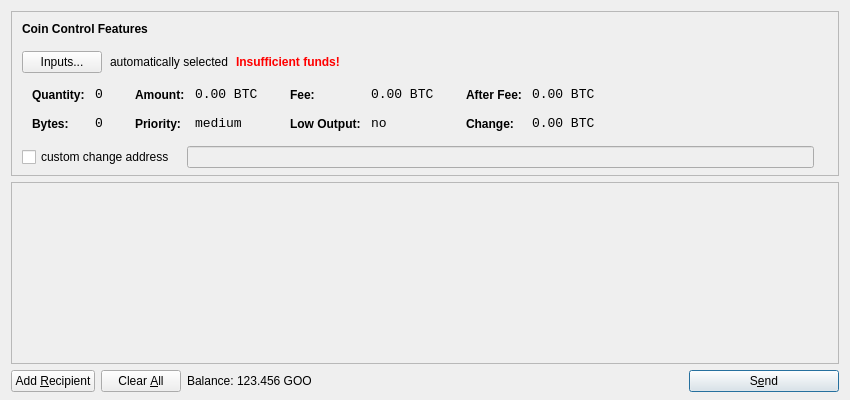
<?xml version="1.0" encoding="UTF-8"?>
<ui version="4.0">
 <class>SendCoinsDialog</class>
 <widget class="QDialog" name="SendCoinsDialog">
  <property name="geometry">
   <rect>
    <x>0</x>
    <y>0</y>
    <width>850</width>
    <height>400</height>
   </rect>
  </property>
  <property name="windowTitle">
   <string>Send Coins</string>
  </property>
  <layout class="QVBoxLayout" name="verticalLayout" stretch="0,1,0">
   <property name="bottomMargin">
    <number>8</number>
   </property>
   <item>
    <widget class="QFrame" name="frameCoinControl">
     <property name="sizePolicy">
      <sizepolicy hsizetype="Expanding" vsizetype="Expanding">
       <horstretch>0</horstretch>
       <verstretch>0</verstretch>
      </sizepolicy>
     </property>
     <property name="maximumSize">
      <size>
       <width>16777215</width>
       <height>16777215</height>
      </size>
     </property>
     <property name="frameShape">
      <enum>QFrame::StyledPanel</enum>
     </property>
     <property name="frameShadow">
      <enum>QFrame::Sunken</enum>
     </property>
     <layout class="QVBoxLayout" name="verticalLayoutCoinControl2">
      <property name="spacing">
       <number>-1</number>
      </property>
      <property name="leftMargin">
       <number>0</number>
      </property>
      <property name="topMargin">
       <number>0</number>
      </property>
      <property name="rightMargin">
       <number>0</number>
      </property>
      <property name="bottomMargin">
       <number>6</number>
      </property>
      <item>
       <layout class="QVBoxLayout" name="verticalLayoutCoinControl" stretch="0,0,0,0,1">
        <property name="spacing">
         <number>0</number>
        </property>
        <property name="leftMargin">
         <number>10</number>
        </property>
        <property name="topMargin">
         <number>10</number>
        </property>
        <item>
         <layout class="QHBoxLayout" name="horizontalLayoutCoinControl1">
          <property name="bottomMargin">
           <number>15</number>
          </property>
          <item>
           <widget class="QLabel" name="labelCoinControlFeatures">
            <property name="sizePolicy">
             <sizepolicy hsizetype="Preferred" vsizetype="Maximum">
              <horstretch>0</horstretch>
              <verstretch>0</verstretch>
             </sizepolicy>
            </property>
            <property name="font">
             <font>
              <weight>75</weight>
              <bold>true</bold>
             </font>
            </property>
            <property name="styleSheet">
             <string notr="true">font-weight:bold;</string>
            </property>
            <property name="text">
             <string>Coin Control Features</string>
            </property>
           </widget>
          </item>
         </layout>
        </item>
        <item>
         <layout class="QHBoxLayout" name="horizontalLayoutCoinControl2" stretch="0,0,0,0">
          <property name="spacing">
           <number>8</number>
          </property>
          <property name="bottomMargin">
           <number>10</number>
          </property>
          <item>
           <widget class="QPushButton" name="pushButtonCoinControl">
            <property name="styleSheet">
             <string notr="true"/>
            </property>
            <property name="text">
             <string>Inputs...</string>
            </property>
           </widget>
          </item>
          <item>
           <widget class="QLabel" name="labelCoinControlAutomaticallySelected">
            <property name="text">
             <string>automatically selected</string>
            </property>
            <property name="margin">
             <number>5</number>
            </property>
           </widget>
          </item>
          <item>
           <widget class="QLabel" name="labelCoinControlInsuffFunds">
            <property name="font">
             <font>
              <weight>75</weight>
              <bold>true</bold>
             </font>
            </property>
            <property name="styleSheet">
             <string notr="true">color:red;font-weight:bold;</string>
            </property>
            <property name="text">
             <string>Insufficient funds!</string>
            </property>
            <property name="margin">
             <number>5</number>
            </property>
           </widget>
          </item>
          <item>
           <spacer name="horizontalSpacerCoinControl">
            <property name="orientation">
             <enum>Qt::Horizontal</enum>
            </property>
            <property name="sizeHint" stdset="0">
             <size>
              <width>40</width>
              <height>1</height>
             </size>
            </property>
           </spacer>
          </item>
         </layout>
        </item>
        <item>
         <widget class="QWidget" name="widgetCoinControl" native="true">
          <property name="sizePolicy">
           <sizepolicy hsizetype="Preferred" vsizetype="Preferred">
            <horstretch>0</horstretch>
            <verstretch>0</verstretch>
           </sizepolicy>
          </property>
          <property name="minimumSize">
           <size>
            <width>0</width>
            <height>0</height>
           </size>
          </property>
          <property name="styleSheet">
           <string notr="true"/>
          </property>
          <layout class="QHBoxLayout" name="horizontalLayoutCoinControl5">
           <property name="margin">
            <number>0</number>
           </property>
           <item>
            <layout class="QHBoxLayout" name="horizontalLayoutCoinControl3" stretch="0,0,0,1">
             <property name="spacing">
              <number>20</number>
             </property>
             <property name="topMargin">
              <number>0</number>
             </property>
             <property name="bottomMargin">
              <number>10</number>
             </property>
             <item>
              <layout class="QFormLayout" name="formLayoutCoinControl1">
               <property name="horizontalSpacing">
                <number>10</number>
               </property>
               <property name="verticalSpacing">
                <number>14</number>
               </property>
               <property name="leftMargin">
                <number>10</number>
               </property>
               <property name="topMargin">
                <number>4</number>
               </property>
               <property name="rightMargin">
                <number>6</number>
               </property>
               <item row="0" column="0">
                <widget class="QLabel" name="labelCoinControlQuantityText">
                 <property name="styleSheet">
                  <string notr="true">font-weight:bold;</string>
                 </property>
                 <property name="text">
                  <string>Quantity:</string>
                 </property>
                 <property name="margin">
                  <number>0</number>
                 </property>
                </widget>
               </item>
               <item row="0" column="1">
                <widget class="QLabel" name="labelCoinControlQuantity">
                 <property name="font">
                  <font>
                   <family>Monospace</family>
                   <pointsize>10</pointsize>
                  </font>
                 </property>
                 <property name="cursor">
                  <cursorShape>IBeamCursor</cursorShape>
                 </property>
                 <property name="contextMenuPolicy">
                  <enum>Qt::ActionsContextMenu</enum>
                 </property>
                 <property name="text">
                  <string notr="true">0</string>
                 </property>
                 <property name="margin">
                  <number>0</number>
                 </property>
                 <property name="textInteractionFlags">
                  <set>Qt::LinksAccessibleByMouse|Qt::TextSelectableByKeyboard|Qt::TextSelectableByMouse</set>
                 </property>
                </widget>
               </item>
               <item row="1" column="0">
                <widget class="QLabel" name="labelCoinControlBytesText">
                 <property name="styleSheet">
                  <string notr="true">font-weight:bold;</string>
                 </property>
                 <property name="text">
                  <string>Bytes:</string>
                 </property>
                </widget>
               </item>
               <item row="1" column="1">
                <widget class="QLabel" name="labelCoinControlBytes">
                 <property name="font">
                  <font>
                   <family>Monospace</family>
                   <pointsize>10</pointsize>
                  </font>
                 </property>
                 <property name="cursor">
                  <cursorShape>IBeamCursor</cursorShape>
                 </property>
                 <property name="contextMenuPolicy">
                  <enum>Qt::ActionsContextMenu</enum>
                 </property>
                 <property name="text">
                  <string notr="true">0</string>
                 </property>
                 <property name="textInteractionFlags">
                  <set>Qt::LinksAccessibleByMouse|Qt::TextSelectableByKeyboard|Qt::TextSelectableByMouse</set>
                 </property>
                </widget>
               </item>
              </layout>
             </item>
             <item>
              <layout class="QFormLayout" name="formLayoutCoinControl2">
               <property name="horizontalSpacing">
                <number>10</number>
               </property>
               <property name="verticalSpacing">
                <number>14</number>
               </property>
               <property name="leftMargin">
                <number>6</number>
               </property>
               <property name="topMargin">
                <number>4</number>
               </property>
               <property name="rightMargin">
                <number>6</number>
               </property>
               <item row="0" column="0">
                <widget class="QLabel" name="labelCoinControlAmountText">
                 <property name="styleSheet">
                  <string notr="true">font-weight:bold;</string>
                 </property>
                 <property name="text">
                  <string>Amount:</string>
                 </property>
                 <property name="margin">
                  <number>0</number>
                 </property>
                </widget>
               </item>
               <item row="0" column="1">
                <widget class="QLabel" name="labelCoinControlAmount">
                 <property name="font">
                  <font>
                   <family>Monospace</family>
                   <pointsize>10</pointsize>
                  </font>
                 </property>
                 <property name="cursor">
                  <cursorShape>IBeamCursor</cursorShape>
                 </property>
                 <property name="contextMenuPolicy">
                  <enum>Qt::ActionsContextMenu</enum>
                 </property>
                 <property name="text">
                  <string notr="true">0.00 BTC</string>
                 </property>
                 <property name="textInteractionFlags">
                  <set>Qt::LinksAccessibleByMouse|Qt::TextSelectableByKeyboard|Qt::TextSelectableByMouse</set>
                 </property>
                </widget>
               </item>
               <item row="1" column="0">
                <widget class="QLabel" name="labelCoinControlPriorityText">
                 <property name="styleSheet">
                  <string notr="true">font-weight:bold;</string>
                 </property>
                 <property name="text">
                  <string>Priority:</string>
                 </property>
                </widget>
               </item>
               <item row="1" column="1">
                <widget class="QLabel" name="labelCoinControlPriority">
                 <property name="font">
                  <font>
                   <family>Monospace</family>
                   <pointsize>10</pointsize>
                  </font>
                 </property>
                 <property name="cursor">
                  <cursorShape>IBeamCursor</cursorShape>
                 </property>
                 <property name="contextMenuPolicy">
                  <enum>Qt::ActionsContextMenu</enum>
                 </property>
                 <property name="text">
                  <string>medium</string>
                 </property>
                 <property name="textInteractionFlags">
                  <set>Qt::LinksAccessibleByMouse|Qt::TextSelectableByKeyboard|Qt::TextSelectableByMouse</set>
                 </property>
                </widget>
               </item>
              </layout>
             </item>
             <item>
              <layout class="QFormLayout" name="formLayoutCoinControl3">
               <property name="horizontalSpacing">
                <number>10</number>
               </property>
               <property name="verticalSpacing">
                <number>14</number>
               </property>
               <property name="leftMargin">
                <number>6</number>
               </property>
               <property name="topMargin">
                <number>4</number>
               </property>
               <property name="rightMargin">
                <number>6</number>
               </property>
               <item row="0" column="0">
                <widget class="QLabel" name="labelCoinControlFeeText">
                 <property name="styleSheet">
                  <string notr="true">font-weight:bold;</string>
                 </property>
                 <property name="text">
                  <string>Fee:</string>
                 </property>
                 <property name="margin">
                  <number>0</number>
                 </property>
                </widget>
               </item>
               <item row="0" column="1">
                <widget class="QLabel" name="labelCoinControlFee">
                 <property name="font">
                  <font>
                   <family>Monospace</family>
                   <pointsize>10</pointsize>
                  </font>
                 </property>
                 <property name="cursor">
                  <cursorShape>IBeamCursor</cursorShape>
                 </property>
                 <property name="contextMenuPolicy">
                  <enum>Qt::ActionsContextMenu</enum>
                 </property>
                 <property name="text">
                  <string notr="true">0.00 BTC</string>
                 </property>
                 <property name="textInteractionFlags">
                  <set>Qt::LinksAccessibleByMouse|Qt::TextSelectableByKeyboard|Qt::TextSelectableByMouse</set>
                 </property>
                </widget>
               </item>
               <item row="1" column="0">
                <widget class="QLabel" name="labelCoinControlLowOutputText">
                 <property name="styleSheet">
                  <string notr="true">font-weight:bold;</string>
                 </property>
                 <property name="text">
                  <string>Low Output:</string>
                 </property>
                </widget>
               </item>
               <item row="1" column="1">
                <widget class="QLabel" name="labelCoinControlLowOutput">
                 <property name="font">
                  <font>
                   <family>Monospace</family>
                   <pointsize>10</pointsize>
                  </font>
                 </property>
                 <property name="cursor">
                  <cursorShape>IBeamCursor</cursorShape>
                 </property>
                 <property name="contextMenuPolicy">
                  <enum>Qt::ActionsContextMenu</enum>
                 </property>
                 <property name="text">
                  <string>no</string>
                 </property>
                 <property name="textInteractionFlags">
                  <set>Qt::LinksAccessibleByMouse|Qt::TextSelectableByKeyboard|Qt::TextSelectableByMouse</set>
                 </property>
                </widget>
               </item>
              </layout>
             </item>
             <item>
              <layout class="QFormLayout" name="formLayoutCoinControl4">
               <property name="horizontalSpacing">
                <number>10</number>
               </property>
               <property name="verticalSpacing">
                <number>14</number>
               </property>
               <property name="leftMargin">
                <number>6</number>
               </property>
               <property name="topMargin">
                <number>4</number>
               </property>
               <property name="rightMargin">
                <number>6</number>
               </property>
               <item row="0" column="0">
                <widget class="QLabel" name="labelCoinControlAfterFeeText">
                 <property name="styleSheet">
                  <string notr="true">font-weight:bold;</string>
                 </property>
                 <property name="text">
                  <string>After Fee:</string>
                 </property>
                 <property name="margin">
                  <number>0</number>
                 </property>
                </widget>
               </item>
               <item row="0" column="1">
                <widget class="QLabel" name="labelCoinControlAfterFee">
                 <property name="font">
                  <font>
                   <family>Monospace</family>
                   <pointsize>10</pointsize>
                  </font>
                 </property>
                 <property name="cursor">
                  <cursorShape>IBeamCursor</cursorShape>
                 </property>
                 <property name="contextMenuPolicy">
                  <enum>Qt::ActionsContextMenu</enum>
                 </property>
                 <property name="text">
                  <string notr="true">0.00 BTC</string>
                 </property>
                 <property name="textInteractionFlags">
                  <set>Qt::LinksAccessibleByMouse|Qt::TextSelectableByKeyboard|Qt::TextSelectableByMouse</set>
                 </property>
                </widget>
               </item>
               <item row="1" column="0">
                <widget class="QLabel" name="labelCoinControlChangeText">
                 <property name="styleSheet">
                  <string notr="true">font-weight:bold;</string>
                 </property>
                 <property name="text">
                  <string>Change:</string>
                 </property>
                </widget>
               </item>
               <item row="1" column="1">
                <widget class="QLabel" name="labelCoinControlChange">
                 <property name="font">
                  <font>
                   <family>Monospace</family>
                   <pointsize>10</pointsize>
                  </font>
                 </property>
                 <property name="cursor">
                  <cursorShape>IBeamCursor</cursorShape>
                 </property>
                 <property name="contextMenuPolicy">
                  <enum>Qt::ActionsContextMenu</enum>
                 </property>
                 <property name="text">
                  <string notr="true">0.00 BTC</string>
                 </property>
                 <property name="textInteractionFlags">
                  <set>Qt::LinksAccessibleByMouse|Qt::TextSelectableByKeyboard|Qt::TextSelectableByMouse</set>
                 </property>
                </widget>
               </item>
              </layout>
             </item>
            </layout>
           </item>
          </layout>
         </widget>
        </item>
        <item>
         <layout class="QHBoxLayout" name="horizontalLayoutCoinControl4" stretch="0,0,0">
          <property name="spacing">
           <number>12</number>
          </property>
          <property name="sizeConstraint">
           <enum>QLayout::SetDefaultConstraint</enum>
          </property>
          <property name="topMargin">
           <number>5</number>
          </property>
          <property name="rightMargin">
           <number>5</number>
          </property>
          <item>
           <widget class="QCheckBox" name="checkBoxCoinControlChange">
            <property name="text">
             <string>custom change address</string>
            </property>
           </widget>
          </item>
          <item>
           <widget class="QLineEdit" name="lineEditCoinControlChange">
            <property name="enabled">
             <bool>false</bool>
            </property>
            <property name="sizePolicy">
             <sizepolicy hsizetype="Expanding" vsizetype="Fixed">
              <horstretch>0</horstretch>
              <verstretch>0</verstretch>
             </sizepolicy>
            </property>
           </widget>
          </item>
          <item>
           <widget class="QLabel" name="labelCoinControlChangeLabel">
            <property name="sizePolicy">
             <sizepolicy hsizetype="Preferred" vsizetype="Expanding">
              <horstretch>0</horstretch>
              <verstretch>0</verstretch>
             </sizepolicy>
            </property>
            <property name="minimumSize">
             <size>
              <width>0</width>
              <height>0</height>
             </size>
            </property>
            <property name="text">
             <string/>
            </property>
            <property name="margin">
             <number>3</number>
            </property>
           </widget>
          </item>
         </layout>
        </item>
        <item>
         <spacer name="verticalSpacerCoinControl">
          <property name="orientation">
           <enum>Qt::Vertical</enum>
          </property>
          <property name="sizeHint" stdset="0">
           <size>
            <width>800</width>
            <height>1</height>
           </size>
          </property>
         </spacer>
        </item>
       </layout>
      </item>
     </layout>
    </widget>
   </item>
   <item>
    <widget class="QScrollArea" name="scrollArea">
     <property name="widgetResizable">
      <bool>true</bool>
     </property>
     <widget class="QWidget" name="scrollAreaWidgetContents">
      <property name="geometry">
       <rect>
        <x>0</x>
        <y>0</y>
        <width>830</width>
        <height>165</height>
       </rect>
      </property>
      <layout class="QVBoxLayout" name="verticalLayout_2">
       <property name="margin">
        <number>0</number>
       </property>
       <item>
        <layout class="QVBoxLayout" name="entries">
         <property name="spacing">
          <number>6</number>
         </property>
        </layout>
       </item>
       <item>
        <spacer name="verticalSpacer">
         <property name="orientation">
          <enum>Qt::Vertical</enum>
         </property>
         <property name="sizeHint" stdset="0">
          <size>
           <width>20</width>
           <height>40</height>
          </size>
         </property>
        </spacer>
       </item>
      </layout>
     </widget>
    </widget>
   </item>
   <item>
    <layout class="QHBoxLayout" name="horizontalLayout">
     <item>
      <widget class="QPushButton" name="addButton">
       <property name="toolTip">
        <string>Send to multiple recipients at once</string>
       </property>
       <property name="text">
        <string>Add &amp;Recipient</string>
       </property>
       <property name="icon">
        <iconset resource="../bitcoin.qrc">
         <normaloff>:/icons/add</normaloff>:/icons/add</iconset>
       </property>
       <property name="autoDefault">
        <bool>false</bool>
       </property>
      </widget>
     </item>
     <item>
      <widget class="QPushButton" name="clearButton">
       <property name="sizePolicy">
        <sizepolicy hsizetype="Minimum" vsizetype="Fixed">
         <horstretch>0</horstretch>
         <verstretch>0</verstretch>
        </sizepolicy>
       </property>
       <property name="toolTip">
        <string>Remove all transaction fields</string>
       </property>
       <property name="text">
        <string>Clear &amp;All</string>
       </property>
       <property name="icon">
        <iconset resource="../bitcoin.qrc">
         <normaloff>:/icons/remove</normaloff>:/icons/remove</iconset>
       </property>
       <property name="autoRepeatDelay">
        <number>300</number>
       </property>
       <property name="autoDefault">
        <bool>false</bool>
       </property>
      </widget>
     </item>
     <item>
      <layout class="QHBoxLayout" name="horizontalLayout_2">
       <property name="spacing">
        <number>3</number>
       </property>
       <item>
        <widget class="QLabel" name="label">
         <property name="text">
          <string>Balance:</string>
         </property>
        </widget>
       </item>
       <item>
        <widget class="QLabel" name="labelBalance">
         <property name="cursor">
          <cursorShape>IBeamCursor</cursorShape>
         </property>
         <property name="text">
          <string>123.456 GOO</string>
         </property>
         <property name="textInteractionFlags">
          <set>Qt::LinksAccessibleByMouse|Qt::TextSelectableByKeyboard|Qt::TextSelectableByMouse</set>
         </property>
        </widget>
       </item>
      </layout>
     </item>
     <item>
      <spacer name="horizontalSpacer">
       <property name="orientation">
        <enum>Qt::Horizontal</enum>
       </property>
       <property name="sizeHint" stdset="0">
        <size>
         <width>40</width>
         <height>20</height>
        </size>
       </property>
      </spacer>
     </item>
     <item>
      <widget class="QPushButton" name="sendButton">
       <property name="minimumSize">
        <size>
         <width>150</width>
         <height>0</height>
        </size>
       </property>
       <property name="toolTip">
        <string>Confirm the send action</string>
       </property>
       <property name="text">
        <string>S&amp;end</string>
       </property>
       <property name="icon">
        <iconset resource="../bitcoin.qrc">
         <normaloff>:/icons/send</normaloff>:/icons/send</iconset>
       </property>
       <property name="default">
        <bool>true</bool>
       </property>
      </widget>
     </item>
    </layout>
   </item>
  </layout>
 </widget>
 <resources>
  <include location="../bitcoin.qrc"/>
 </resources>
 <connections/>
</ui>
